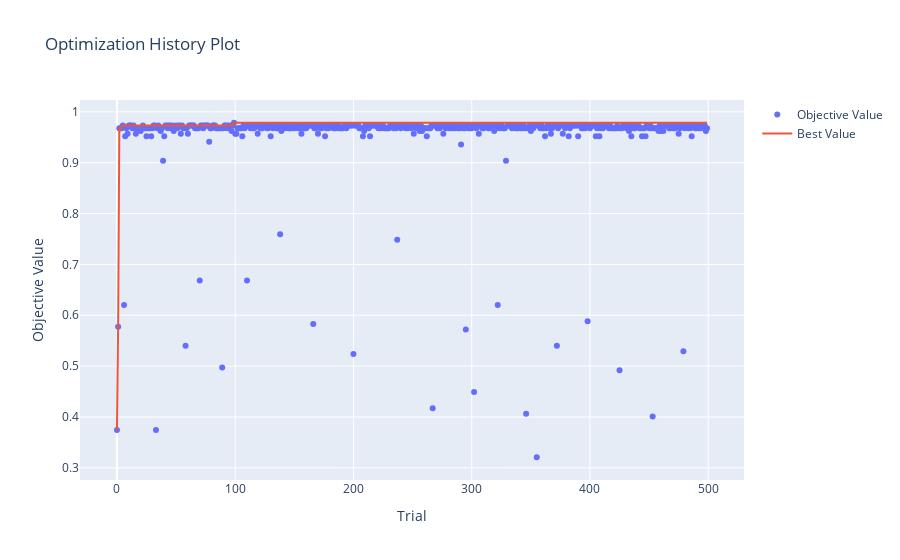

Notebook code cell kept with this figure:
### Code cell
optuna.visualization.plot_optimization_history(study)

### Figure 1 — Plotly figure (JSON) as saved in the notebook; plotly's stock layout.template omitted (floating-point values rounded to 4 significant figures; data arrays with more than 128 entries replaced by an {"elided": "..."} marker saying what was removed)
{"data": [{"mode": "markers", "name": "Objective Value", "type": "scatter", "x": {"elided": "500 int values"}, "y": {"elided": "500 float values"}}, {"name": "Best Value", "type": "scatter", "x": {"elided": "500 int values"}, "y": {"elided": "500 float values"}}], "layout": {"title": {"text": "Optimization History Plot"}, "xaxis": {"title": {"text": "Trial"}}, "yaxis": {"title": {"text": "Objective Value"}}}}
